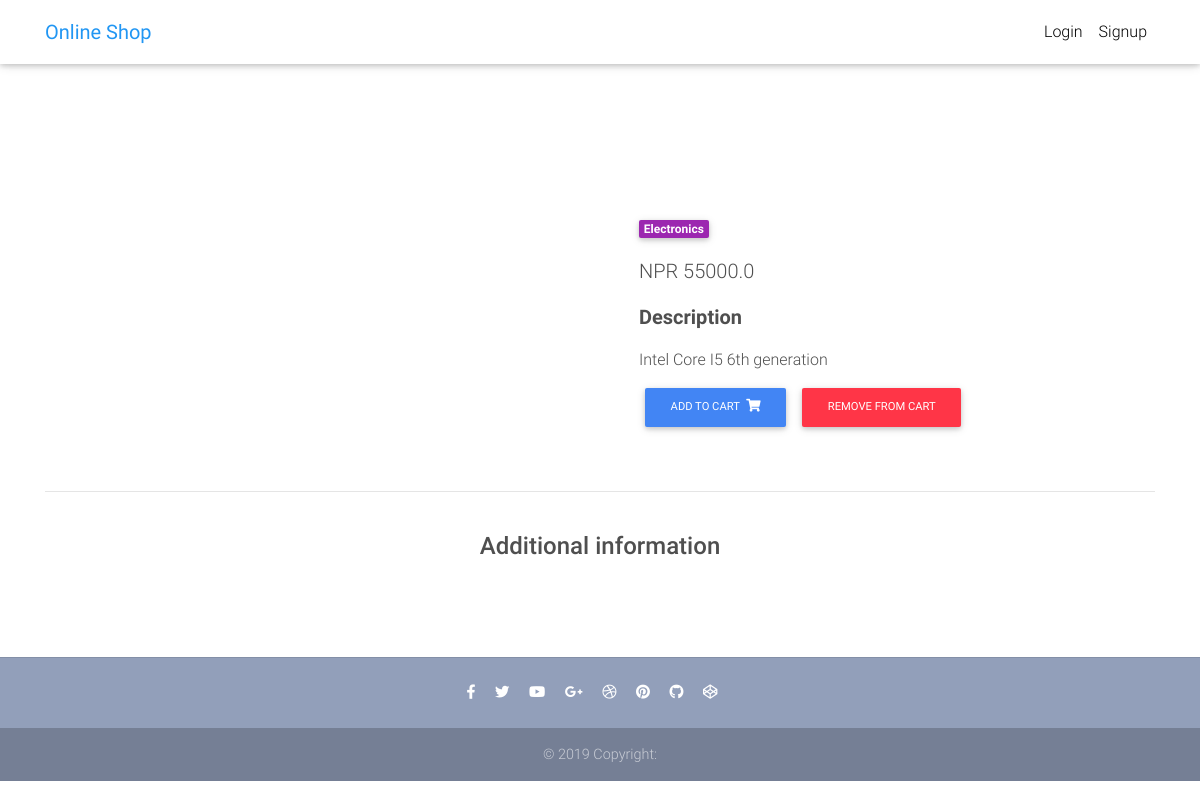
Page /product/di5570/ on the committed database.
### core/models.py (models this page shows, shortened)
class Item(models.Model):
    title = models.CharField(max_length=100)
    price = models.FloatField()
    discount_price = models.FloatField(blank=True, null=True)
    category = models.CharField(choices=CATEGORY_CHOICES, max_length=2)
    slug = models.SlugField()
    description = models.TextField()
    image = models.ImageField()
    def get_add_to_cart_url(self):
        return reverse("core:add-to-cart", kwargs={
            'slug': self.slug
        })
    def get_remove_from_cart_url(self):
        return reverse("core:remove-from-cart", kwargs={
            'slug': self.slug
        })

### core/views.py (the view)
# urls.py: path('product/<slug>/', ItemDetailView.as_view(), name='product'),
class ItemDetailView(DetailView):
    model = Item
    template_name = "product.html"

### templates/product.html (shortened to what this page needs)
{% extends "base.html" %}
{% block content %}
  <main class="mt-5 pt-4">
    <div class="container dark-grey-text mt-5">
      <div class="row wow fadeIn">
        <div class="col-md-6 mb-4">
        </div>
        <div class="col-md-6 mb-4">
          <div class="p-4">
            <div class="mb-3">
              <a href="">
                <span class="badge purple mr-1">{{ object.get_category_display }}</span>
              </a>
            </div>
            <p class="lead">
              {% if object.discount_price %}
              <span class="mr-1">
                <del>NPR {{ object.price }}</del>
              </span>
              <span>NPR {{ object.discount_price }}</span>
              {% else %}
              <span>NPR {{ object.price }}</span>
              {% endif %}
            </p>
            <p class="lead font-weight-bold">Description</p>
            <p>{{ object.description }}</p>
            <a href="{{ object.get_add_to_cart_url }}" class="btn btn-primary btn-md my-0 p">
              Add to cart
              <i class="fas fa-shopping-cart ml-1"></i>
            </a>
            <a href="{{ object.get_remove_from_cart_url }}" class="btn btn-danger btn-md my-0 p">
              Remove from cart
            </a>
          </div>
        </div>
      </div>
      <hr>
      <div class="row d-flex justify-content-center wow fadeIn">
        <div class="col-md-6 text-center">
          <h4 class="my-4 h4">Additional information</h4>
        </div>
      </div>
      <div class="row wow fadeIn">
        <div class="col-lg-4 col-md-12 mb-4">
        </div>
        <div class="col-lg-4 col-md-6 mb-4">
        </div>
        <div class="col-lg-4 col-md-6 mb-4">
        </div>
      </div>
    </div>
  </main>
{% endblock content %}

### templates/base.html (style rules this page uses)
html, body, header, .carousel { height: 60vh; }

### rows in the picture
Item: category "Electronics", price "55000.0", description "Intel Core I5 6th generation"
